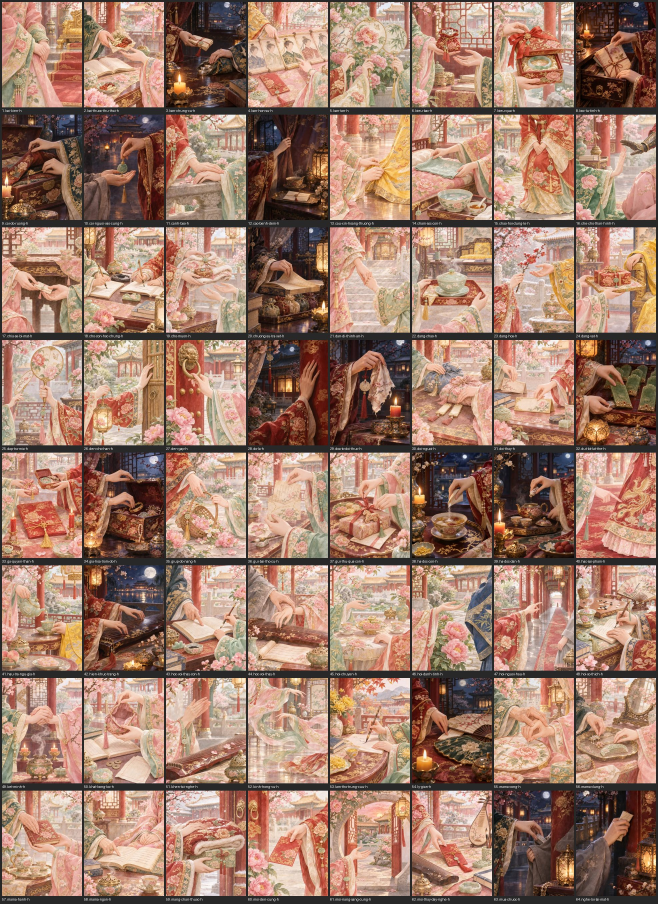
#> input picture dev/figwork/acts/hands-sheet-1.jpg, 1974 x 2710 px (shown at 1/3 size)
$ python -i rematte.py   (imports and definitions only)
#> lines starting #> are read from the running program, lines starting #| are printed output that depends on the picture
#> further down, picture is the input picture: PIL image 1974x2710 RGB; mean R, G, B 161.6, 125.4, 107.3
#!/usr/bin/env python3
# NOTE: written for the cutout-fix pass; expects index.txt (branch blob path) + named/<file>@<blob8>.webp next to it. Core idea: crop ONE figure from the raw generation (urls.json), upload, images_remove_background (3 credits), then fin.
"""Re-matte figures: crop ONE figure from the raw generation, let Magnific cut it alone
(much cleaner than the 4-figure sheet), then rebuild fig + por with the old framing.
  refix.py recs  targets.txt            -> recs.json (target -> gen id, files, branches)
  refix.py crop  recs.json urls.json    -> crops/<key>.png (+ crops/<key>.json meta)
  refix.py fin   recs.json bgurls.json  -> out/img/fig-*.webp, por-*.webp
"""
import sys, os, json, subprocess, io, glob
import numpy as np
from PIL import Image
from scipy import ndimage as ndi
CC = os.path.dirname(os.path.abspath(__file__))
REPO = "/home/user/cung-tuong-mong"
BR = ["main", "review/consort-art", "review/maid-art", "review/maid-art-b", "review/kids-art"]
P0 = np.array([230, 213, 195], np.float32)

# [58 lines left out: functions manifests, cmd_recs, runs_of, not called in this run]

def thumb(im, w=24, h=64):
#> called with w = 24, h = 64
    im = im.convert("RGBA"); a = im.split()[3].point(lambda v: 255 if v > 40 else 0); bb = a.getbbox()
#> after `a = im.split()[3].point(lambda v: 255 if v > 40 else 0)`: a: PIL image 1974x2710 L; every value is 255
#> after `bb = a.getbbox()`: bb = (0, 0, 1974, 2710)
    im = im.crop(bb) if bb else im
    bg = Image.new("RGBA", im.size, (230, 213, 195, 255)); bg.alpha_composite(im)
#> after `bg = Image.new('RGBA', im.size, (230, 213, 195, 255))`:
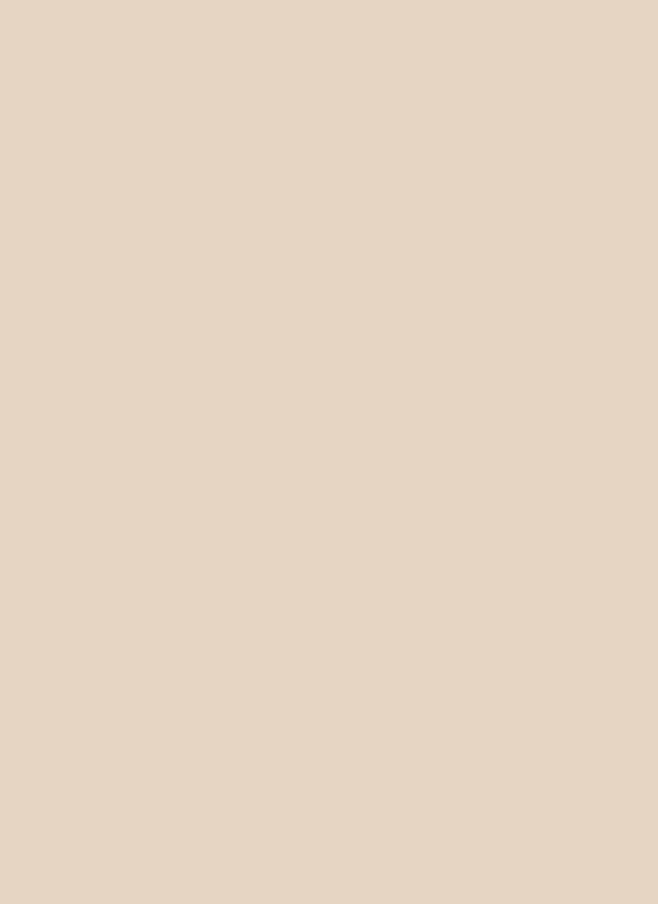
#> bg: PIL image 1974x2710 RGBA (shown at 1/3 size); mean R, G, B, A 230, 213, 195, 255
    return np.asarray(bg.convert("RGB").resize((w, h), Image.BILINEAR)).astype(np.float32)
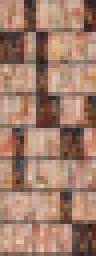
#> returned value: shape (64, 24, 3) float32 (shown 4 times larger); mean of channels 0, 1, 2 162.1, 125.8, 107.6; drawn as R, G, B

# [110 lines left out: functions cmd_crop, clean, save_webp, head_cx, por_crop, fit_por and 1 more, not called in this run]

# [5 lines not run here, left out]

>>> from PIL import Image
>>> picture = Image.open('acts/hands-sheet-1.jpg')
>>> result = thumb(picture)
